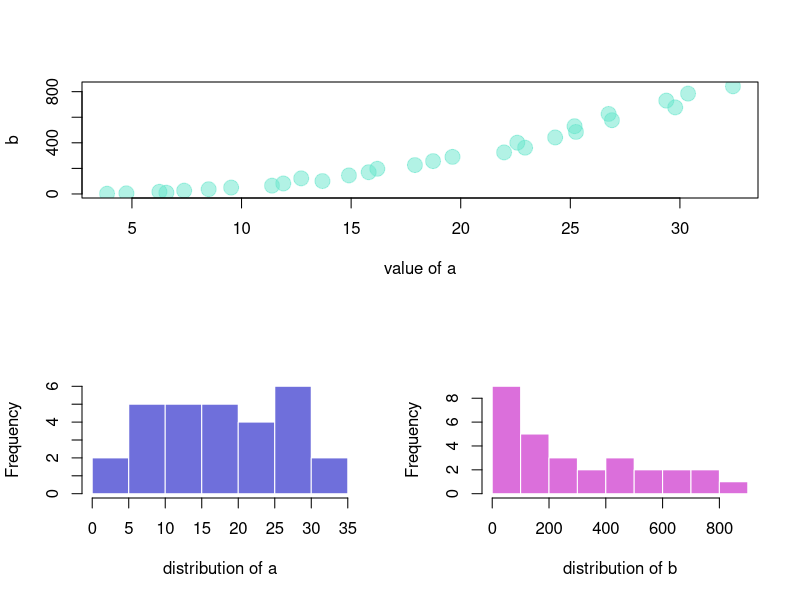

Here is the R script that generated this plot: (Note: this script raises an error after producing the figure.)
## ---- chunk 1
knitr::opts_chunk$set( warning=FALSE, message=FALSE)
## ---- chunk 2
#Create data
a <- seq(1,29)+4*runif(29,0.4)
b <- seq(1,29)^2+runif(29,0.98)
 
# I divide the screen in 2 line and 1 column only
my_screen_step1 <- split.screen(c(2, 1))
 
# I add one graph on the screen number 1 which is on top :
screen(my_screen_step1[1])
plot( a,b , pch=20 , xlab="value of a" , cex=3 , col=rgb(0.4,0.9,0.8,0.5) )
 
 
# I divide the second screen in 2 columns :
my_screen_step2 <- split.screen(c(1, 2), screen = my_screen_step1[2])
screen(my_screen_step2[1])
hist(a, border=F , col=rgb(0.2,0.2,0.8,0.7) , main="" , xlab="distribution of a")
screen(my_screen_step2[2])
hist(b, border=F , col=rgb(0.8,0.2,0.8,0.7) , main="" ,  xlab="distribution of b")
## ---- chunk 3
htmltools::includeHTML("htmlChunkRelatedCorrelation.html")
